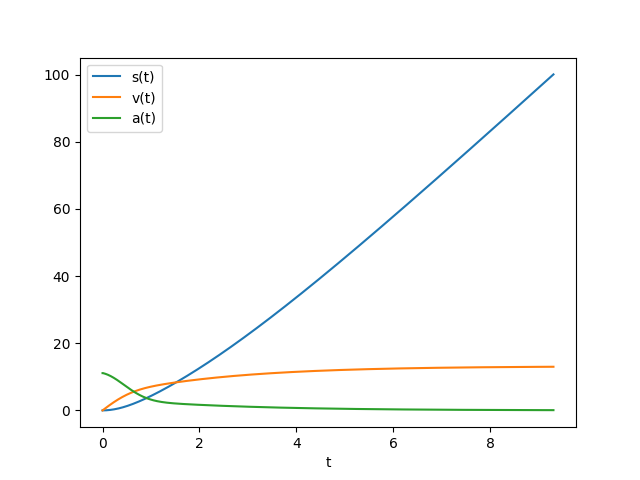

Python code for this plot:
def A(t, v):
	from math import exp
	F = 400.		#N
	m = 80.			#kg
	fv = 25.8		#sN/m
	fc = 488		#N
	A = 0.45		#m^2
	tc = 0.67		#s
	rho = 1.293		#kg/m^3
	CD = 1.2
	At = A*(1 - 0.25*exp(- (t/tc)**2))	#m^2
	D = 0.5*At*rho*CD*v**2				#N
	FC = fc*exp(- (t/tc)**2)			#N
	FV = fv*v							#N
	return (F + FC - FV - D)/m			#m/s^2

if __name__ == "__main__":
	from Oblig1_e import Euler	#bruker Euler fra forste oppgave
	from matplotlib.pyplot import plot, legend, xlabel, show, savefig
	
	t, s, v, a = Euler(A)
	plot(t, s, t, v, t, a)
	legend(["s(t)", "v(t)", "a(t)"], loc = "best")
	xlabel("t")
	savefig("Oblig1_i.png")
	show()

"""
C:\Users\Torstein\Documents\UiO\Fys-Mek1110\Python Programmer>Oblig1_i.py

"""